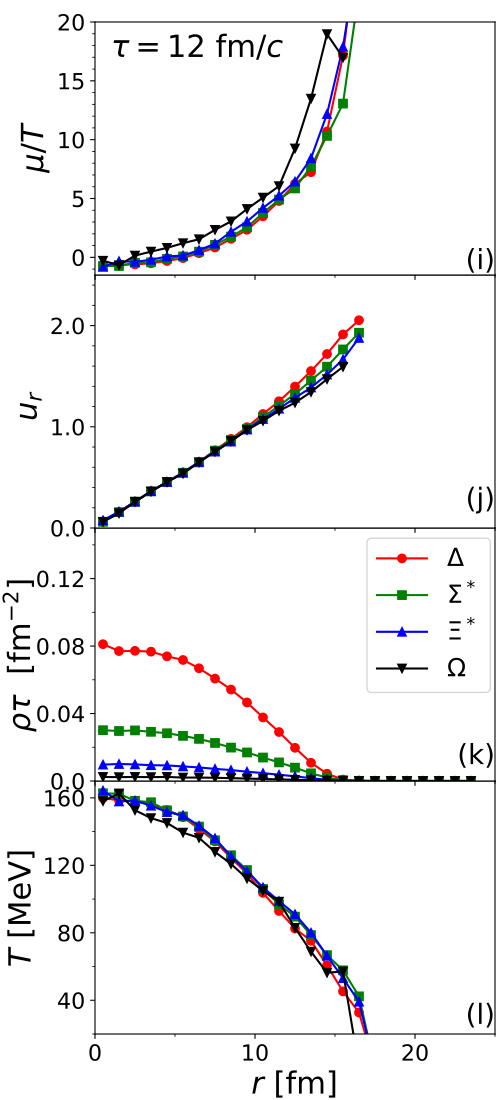

Reproduce this figure in Python.
import sys
import os
import matplotlib.pyplot as plt
from matplotlib.lines import Line2D

from pylab import *
from matplotlib import ticker
#from matplotlib.ticker import ScalarFormatter
#sformatter=ScalarFormatter(us0eOffset=True,useMathText=True)
#sformatter.set_scientific(True)
#sformatter.set_powerlimits((-2,3))


tau=12
#tau=int(input('Enter tau: '))
plt.figure(figsize=(5,11))
fig=plt.figure(1)

filename='data/muTvsR_B4_tau'+str(tau)+'.txt'
B0data = np.loadtxt(filename,skiprows=0,unpack=True)
rB0=B0data[0]
NB0=B0data[1]
TB0=B0data[2]
UB0=B0data[3]
muB0=B0data[4]
rhoB0=tau*B0data[5]
UB0_alt=B0data[7]
filename='data/muTvsR_B5_tau'+str(tau)+'.txt'
B1data = np.loadtxt(filename,skiprows=0,unpack=True)
rB1=B1data[0]
NB1=B1data[1]
TB1=B1data[2]
UB1=B1data[3]
muB1=B1data[4]
rhoB1=tau*B1data[5]
UB1_alt=B1data[7]
filename='data/muTvsR_B6_tau'+str(tau)+'.txt'
B2data = np.loadtxt(filename,skiprows=0,unpack=True)
rB2=B2data[0]
NB2=B2data[1]
TB2=B2data[2]
UB2=B2data[3]
muB2=B2data[4]
rhoB2=tau*B2data[5]
UB2_alt=B2data[7]
filename='data/muTvsR_B7_tau'+str(tau)+'.txt'
B3data = np.loadtxt(filename,skiprows=0,unpack=True)
rB3=B3data[0]
NB3=B3data[1]
TB3=B3data[2]
UB3=B3data[3]
muB3=B3data[4]
rhoB3=tau*B3data[5]
UB3_alt=B3data[7]

#######################################

ax = fig.add_axes([0.19,0.06,0.8,0.23])

plt.plot(rB0,1000*TB0,linestyle='-',color='r',markersize=6,marker='o',markerfacecolor='r')
plt.plot(rB1,1000*TB1,linestyle='-',color='g',markersize=6,marker='s',markerfacecolor='g')
plt.plot(rB2,1000*TB2,linestyle='-',color='b',markersize=6,marker='^',markerfacecolor='b')
plt.plot(rB3,1000*TB3,linestyle='-',color='k',markersize=6,marker='v',markerfacecolor='k')

ax.tick_params(axis='both', which='major', labelsize=14)

ax.set_xticks(np.arange(0,31,10), minor=False)
ax.set_xticklabels(np.arange(0,31,10), minor=False, family='sans', fontsize=16)
ax.set_xticks(np.arange(0,31,5), minor=True)
#ax.xaxis.set_major_formatter(ticker.FormatStrFormatter('%0f'))
plt.xlim(0,25)

ax.set_yticks(np.arange(0,200,40), minor=False)
ax.set_yticklabels(np.arange(0,200,40), minor=False, family='sans', fontsize=16)
ax.set_yticks(np.arange(0,200,20), minor=True)
plt.ylim(20,170)
#ax.yaxis.set_major_formatter(ticker.FormatStrFormatter('%.1e'))
#ax.yaxis.set_major_formatter(sformatter)

plt.xlabel('$r$ [fm]', fontsize=22, weight='normal')
plt.ylabel('$T$ [MeV]',fontsize=22, weight='normal')
text(25,26.0,"(l)",fontsize=20,ha='right')

#######################################

ax = fig.add_axes([0.19,0.29,0.8,0.23])

plt.plot(rB0,rhoB0,linestyle='-',color='r',markersize=6,marker='o',markerfacecolor='r',label='$\\Delta$')
plt.plot(rB1,rhoB1,linestyle='-',color='g',markersize=6,marker='s',markerfacecolor='g',label='$\\Sigma^*$')
plt.plot(rB2,rhoB2,linestyle='-',color='b',markersize=6,marker='^',markerfacecolor='b',label='$\\Xi^*$')
plt.plot(rB3,rhoB3,linestyle='-',color='k',markersize=6,marker='v',markerfacecolor='k',label='$\\Omega$')

legend(loc=(0.68,0.35),fontsize=18)

ax.tick_params(axis='both', which='major', labelsize=14)

ax.set_xticks(np.arange(0,31,10), minor=False)
ax.set_xticklabels([])
ax.set_xticks(np.arange(0,31,5), minor=True)
#ax.xaxis.set_major_formatter(ticker.FormatStrFormatter('%0f'))
plt.xlim(0,25)

ax.set_yticks(np.arange(0,0.5,0.04), minor=False)
ax.set_yticklabels(np.arange(0,0.5,0.04), minor=False, family='sans', fontsize=16)
ax.set_yticks(np.arange(0,0.5,0.02), minor=True)
plt.ylim(0,0.15)
#ax.yaxis.set_major_formatter(ticker.FormatStrFormatter('%.1e'))
#ax.yaxis.set_major_formatter(sformatter)

plt.xlabel(None)
plt.ylabel('$\\rho\\tau~$ [fm$^{-2}$]',fontsize=22,labelpad=-1)
text(25,0.01,"(k)",fontsize=20,ha='right')

#######################################

ax = fig.add_axes([0.19,0.52,0.8,0.23])

x=np.array([],dtype=float)
y=np.array([],dtype=float)
s=np.prod(NB0.shape)
for i in range(0,s):
	if NB0[i]>4 :
		x=np.append(x,rB0[i])
		y=np.append(y,UB0[i])
plt.plot(x,y,linestyle='-',color='r',markersize=6,marker='o',markerfacecolor='r')

x=np.array([],dtype=float)
y=np.array([],dtype=float)
s=np.prod(NB1.shape)
for i in range(0,s):
	if NB1[i]>4 :
		x=np.append(x,rB1[i])
		y=np.append(y,UB1[i])
plt.plot(x,y,linestyle='-',color='g',markersize=6,marker='s',markerfacecolor='g')


x=np.array([],dtype=float)
y=np.array([],dtype=float)
s=np.prod(NB2.shape)
for i in range(0,s):
	if NB2[i]>4 :
		x=np.append(x,rB2[i])
		y=np.append(y,UB2[i])
plt.plot(x,y,linestyle='-',color='b',markersize=6,marker='^',markerfacecolor='b')


x=np.array([],dtype=float)
y=np.array([],dtype=float)
s=np.prod(NB3.shape)
for i in range(0,s):
	if NB3[i]>4 :
		x=np.append(x,rB3[i])
		y=np.append(y,UB3[i])
plt.plot(x,y,linestyle='-',color='k',markersize=6,marker='v',markerfacecolor='k')
#plt.plot(x,z,linestyle='-',color='b',markersize=6,marker='s',markerfacecolor='b')

ax.tick_params(axis='both', which='major', labelsize=14)

ax.set_xticks(np.arange(0,31,10), minor=False)
#ax.set_xticklabels(np.arange(0,31,10), minor=False, family='sans')
ax.set_xticklabels([])
ax.set_xticks(np.arange(0,31,5), minor=True)
#ax.xaxis.set_major_formatter(ticker.FormatStrFormatter('%0f'))
plt.xlim(0,25)

ax.set_yticks(np.arange(0,6,1.0), minor=False)
ax.set_yticklabels(np.arange(0,6,1.0), minor=False, family='sans', fontsize=16)
ax.set_yticks(np.arange(0,6,0.2), minor=True)
plt.ylim(0,2.5)
#ax.yaxis.set_major_formatter(ticker.FormatStrFormatter('%.1e'))
#ax.yaxis.set_major_formatter(sformatter)

plt.xlabel(None)
plt.ylabel('$u_r$ ',fontsize=22)
text(25,0.2,"(j)",fontsize=20,ha='right')

#######################################

ax = fig.add_axes([0.19,0.75,0.80,0.23])

x=np.array([],dtype=float)
y=np.array([],dtype=float)
s=np.prod(NB0.shape)
for i in range(0,s):
	if NB0[i]>100 :
		x=np.append(x,rB0[i])
		y=np.append(y,muB0[i])
plt.plot(x,y,linestyle='-',color='r',markersize=6,marker='o',markerfacecolor='r')

x=np.array([],dtype=float)
y=np.array([],dtype=float)
s=np.prod(NB0.shape)
for i in range(0,s):
	if NB1[i]>10 :
		x=np.append(x,rB1[i])
		y=np.append(y,muB1[i])
plt.plot(x,y,linestyle='-',color='g',markersize=6,marker='s',markerfacecolor='g')

x=np.array([],dtype=float)
y=np.array([],dtype=float)
s=np.prod(NB2.shape)
for i in range(0,s):
	if NB2[i]>10 :
		x=np.append(x,rB2[i])
		y=np.append(y,muB2[i])
plt.plot(x,y,linestyle='-',color='b',markersize=6,marker='^',markerfacecolor='b')

x=np.array([],dtype=float)
y=np.array([],dtype=float)
s=np.prod(NB3.shape)
for i in range(0,s):
	if NB3[i]>10 :
		x=np.append(x,rB3[i])
		y=np.append(y,muB3[i])
plt.plot(x,y,linestyle='-',color='k',markersize=6,marker='v',markerfacecolor='k')

ax.tick_params(axis='both', which='major', labelsize=14)

ax.set_xticks(np.arange(0,31,10), minor=False)
#ax.set_xticklabels(np.arange(0,31,10), minor=False, family='sans')
ax.set_xticklabels([])
ax.set_xticks(np.arange(0,31,5), minor=True)
#ax.xaxis.set_major_formatter(ticker.FormatStrFormatter('%0f'))
plt.xlim(0,25)

ax.set_yticks(np.arange(-5,40,5), minor=False)
ax.set_yticklabels(np.arange(-5,40,5), minor=False, family='sans', fontsize=16)
ax.set_yticks(np.arange(-5,40,1), minor=True)
#plt.ylim(-25,1250)
#plt.ylim(-2,10.0)
plt.ylim(-1.5,20)
#ax.yaxis.set_major_formatter(ticker.FormatStrFormatter('%.1e'))
#ax.yaxis.set_major_formatter(sformatter)

plt.xlabel(None)
plt.ylabel('$\\mu/T$',fontsize=22)

text(1.0,17,"$\\tau=$"+str(tau)+" fm/$c$",fontsize=22,ha='left')
text(25,-1.0,"(i)",fontsize=20,ha='right')

#######################################

filename='MuTvsR_tau'+str(tau)+"_baryonstar.pdf"

plt.savefig(filename)
os.system('open -a Preview '+filename)
#plt.show()
quit()
